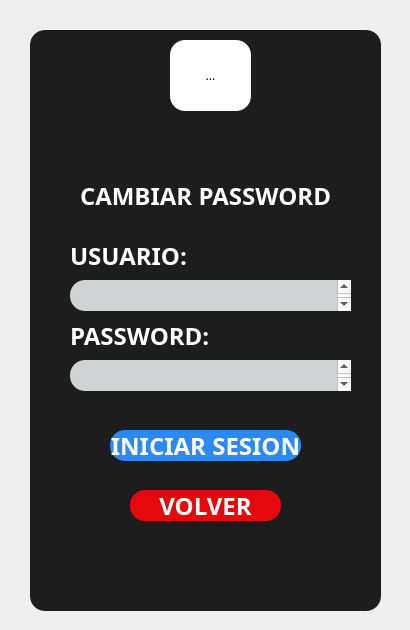
<?xml version="1.0" encoding="UTF-8"?>
<ui version="4.0">
 <class>Form</class>
 <widget class="QWidget" name="Form">
  <property name="geometry">
   <rect>
    <x>0</x>
    <y>0</y>
    <width>410</width>
    <height>630</height>
   </rect>
  </property>
  <property name="windowTitle">
   <string>Form</string>
  </property>
  <property name="styleSheet">
   <string notr="true">*{
font-family: century gothic;
}
QWidget{

background-image: url(&quot;C:/Users/Usuario/Documents/UNIVERSIDAD/PYTHON/INTERFACES_GRAFICAS/REGISTRO_USUARIO/images/fondo.png&quot;);
}
QFrame#contenedor{
background:#1d1d1d;
border-radius:15px;
}
QToolButton{
background:white;
border-radius:15px;
}
QPushButton{
background:#2d89ef;
color:white;
border-radius:15px;
font-size:24px;
font-weight:bold;
}

QPushButton:hover{
background:#2b5797;
color:white;
border-radius:15px;
font-weight: bold;
font-size:24px;
font-weight:bold;
}
QLabel{
font-weight:bold;
color:white;
font-size:24px;
}
QPushButton#volver{
background:#e5090d;
color:white;
border-radius:15px;
font-size:24px;
font-weight:bold;
}

QPushButton:hover#volver{
background:#22943c;
color:white;
border-radius:15px;
font-weight: bold;
font-size:24px;
font-weight:bold;
}
QTextEdit{
background:#D0D3D4;
color:black;
border-radius:15px;
font-weight: bold;
font-size:20px;
font-weight:bold;
}</string>
  </property>
  <widget class="QFrame" name="contenedor">
   <property name="geometry">
    <rect>
     <x>30</x>
     <y>30</y>
     <width>351</width>
     <height>581</height>
    </rect>
   </property>
   <property name="frameShape">
    <enum>QFrame::StyledPanel</enum>
   </property>
   <property name="frameShadow">
    <enum>QFrame::Raised</enum>
   </property>
   <widget class="QToolButton" name="toolButton">
    <property name="geometry">
     <rect>
      <x>140</x>
      <y>10</y>
      <width>81</width>
      <height>71</height>
     </rect>
    </property>
    <property name="text">
     <string>...</string>
    </property>
    <property name="icon">
     <iconset>
      <normaloff>images/leon.png</normaloff>images/leon.png</iconset>
    </property>
    <property name="iconSize">
     <size>
      <width>100</width>
      <height>100</height>
     </size>
    </property>
   </widget>
   <widget class="QLabel" name="label">
    <property name="geometry">
     <rect>
      <x>50</x>
      <y>150</y>
      <width>251</width>
      <height>31</height>
     </rect>
    </property>
    <property name="text">
     <string>CAMBIAR PASSWORD</string>
    </property>
   </widget>
   <widget class="QLabel" name="label_2">
    <property name="geometry">
     <rect>
      <x>40</x>
      <y>200</y>
      <width>141</width>
      <height>51</height>
     </rect>
    </property>
    <property name="text">
     <string>USUARIO:</string>
    </property>
   </widget>
   <widget class="QLabel" name="label_3">
    <property name="geometry">
     <rect>
      <x>40</x>
      <y>280</y>
      <width>141</width>
      <height>51</height>
     </rect>
    </property>
    <property name="text">
     <string>PASSWORD:</string>
    </property>
   </widget>
   <widget class="QPushButton" name="iniciar">
    <property name="geometry">
     <rect>
      <x>80</x>
      <y>400</y>
      <width>191</width>
      <height>31</height>
     </rect>
    </property>
    <property name="text">
     <string>INICIAR SESION</string>
    </property>
   </widget>
   <widget class="QPushButton" name="volver">
    <property name="geometry">
     <rect>
      <x>100</x>
      <y>460</y>
      <width>151</width>
      <height>31</height>
     </rect>
    </property>
    <property name="text">
     <string>VOLVER</string>
    </property>
   </widget>
   <widget class="QTextEdit" name="txt">
    <property name="geometry">
     <rect>
      <x>40</x>
      <y>250</y>
      <width>281</width>
      <height>31</height>
     </rect>
    </property>
   </widget>
   <widget class="QTextEdit" name="txt1">
    <property name="geometry">
     <rect>
      <x>40</x>
      <y>330</y>
      <width>281</width>
      <height>31</height>
     </rect>
    </property>
   </widget>
  </widget>
 </widget>
 <resources/>
 <connections/>
</ui>
